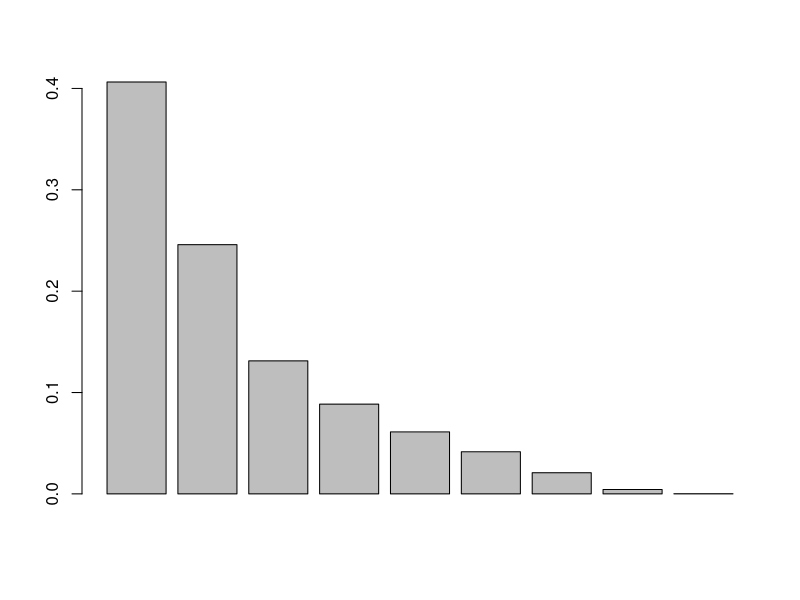

This chart was generated by the following R code:
cat("\014")
remove(list = ls())

library(vegan)
library(scatterplot3d)
library(class)
library(MLmetrics)

# import data
data(Glass, package = "mlbench")

training = Glass[c(1:50, 91:146), -10] 
trainingType = factor(Glass[c(1:50, 91:146), 10]) 

testing = Glass[51:90, -10] 
testingType = factor(Glass[51:90, 10]) 

# 1. 
pca_model <- prcomp(training, center = TRUE, scale = TRUE)
eigenvalues = pca_model$sdev^2

result1 = eigenvalues[1]/sum(eigenvalues)

# 2.
result2 = sum(eigenvalues[5:9])/sum(eigenvalues)

# 3.
ypredKnn = knn(training, testing, trainingType, k = 3, prob = TRUE)
result3 = Accuracy(ypredKnn,testingType)

# 4.
result4 = Recall(testingType,ypredKnn,2)

# 5.
accuracies_pc = 1:9

pca_model <- prcomp(training, center = TRUE, scale = TRUE)
barplot(eigenvalues / sum(eigenvalues))

for (i in 1:9){
  training_pc = as.data.frame(predict(pca_model, training)[, 1:i])
  testing_pc = as.data.frame(predict(pca_model, testing)[, 1:i])

  ypredKnn = knn(training_pc, testing_pc, trainingType, k = 3, prob = TRUE)
  accuracies_pc[i] = Accuracy(ypredKnn,testingType)

}
print(accuracies_pc)
result5 = which(accuracies_pc==max(accuracies_pc))
